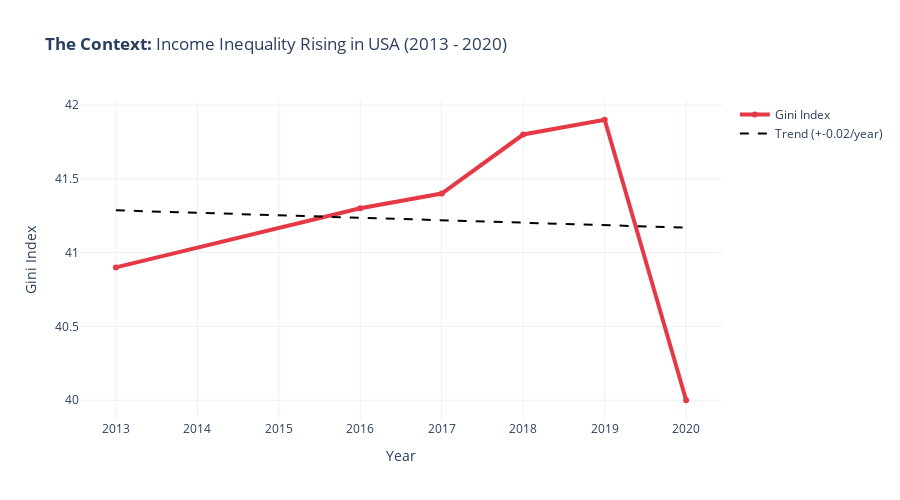

Notebook source saved alongside this figure:
### Markdown cell above
### **The Context: A More Unequal America**

Before analyzing education, we must establish the economic reality. The United States has become significantly more unequal over the last four decades.

### Code cell
fig1 = go.Figure()
fig1.add_trace(go.Scatter(x=final_df['Year'], y=final_df['Gini_Index'],
                          mode='lines+markers', name='Gini Index',
                          line=dict(color=colors['gini'], width=4)))

# Calculating Trend Line
slope, intercept, r_value, p_value, std_err = stats.linregress(final_df['Year'], final_df['Gini_Index'])
line_x = final_df['Year']
line_y = slope * line_x + intercept

# Adding Trend Line
fig1.add_trace(go.Scatter(x=line_x, y=line_y, mode='lines', 
                          name=f'Trend (+{slope:.2f}/year)',
                          line=dict(color='black', width=2, dash='dash')))

fig1.update_layout(title="<b>The Context:</b> Income Inequality Rising in USA (2013 - 2020)", 
                   xaxis_title="Year", yaxis_title="Gini Index", template="plotly_white", height=500)
fig1.show()

### Figure 1 — Plotly figure (JSON) as saved in the notebook; plotly's stock layout.template omitted (floating-point values rounded to 4 significant figures)
{"data": [{"line": {"color": "#E63946", "width": 4}, "mode": "lines+markers", "name": "Gini Index", "type": "scatter", "x": [2013, 2016, 2017, 2018, 2019, 2020], "y": [40.9, 41.3, 41.4, 41.8, 41.9, 40]}, {"line": {"color": "black", "dash": "dash", "width": 2}, "mode": "lines", "name": "Trend (+-0.02/year)", "type": "scatter", "x": [2013, 2016, 2017, 2018, 2019, 2020], "y": [41.29, 41.24, 41.22, 41.2, 41.19, 41.17]}], "layout": {"height": 500, "title": {"text": "<b>The Context:</b> Income Inequality Rising in USA (2013 - 2020)"}, "xaxis": {"title": {"text": "Year"}}, "yaxis": {"title": {"text": "Gini Index"}}}}
